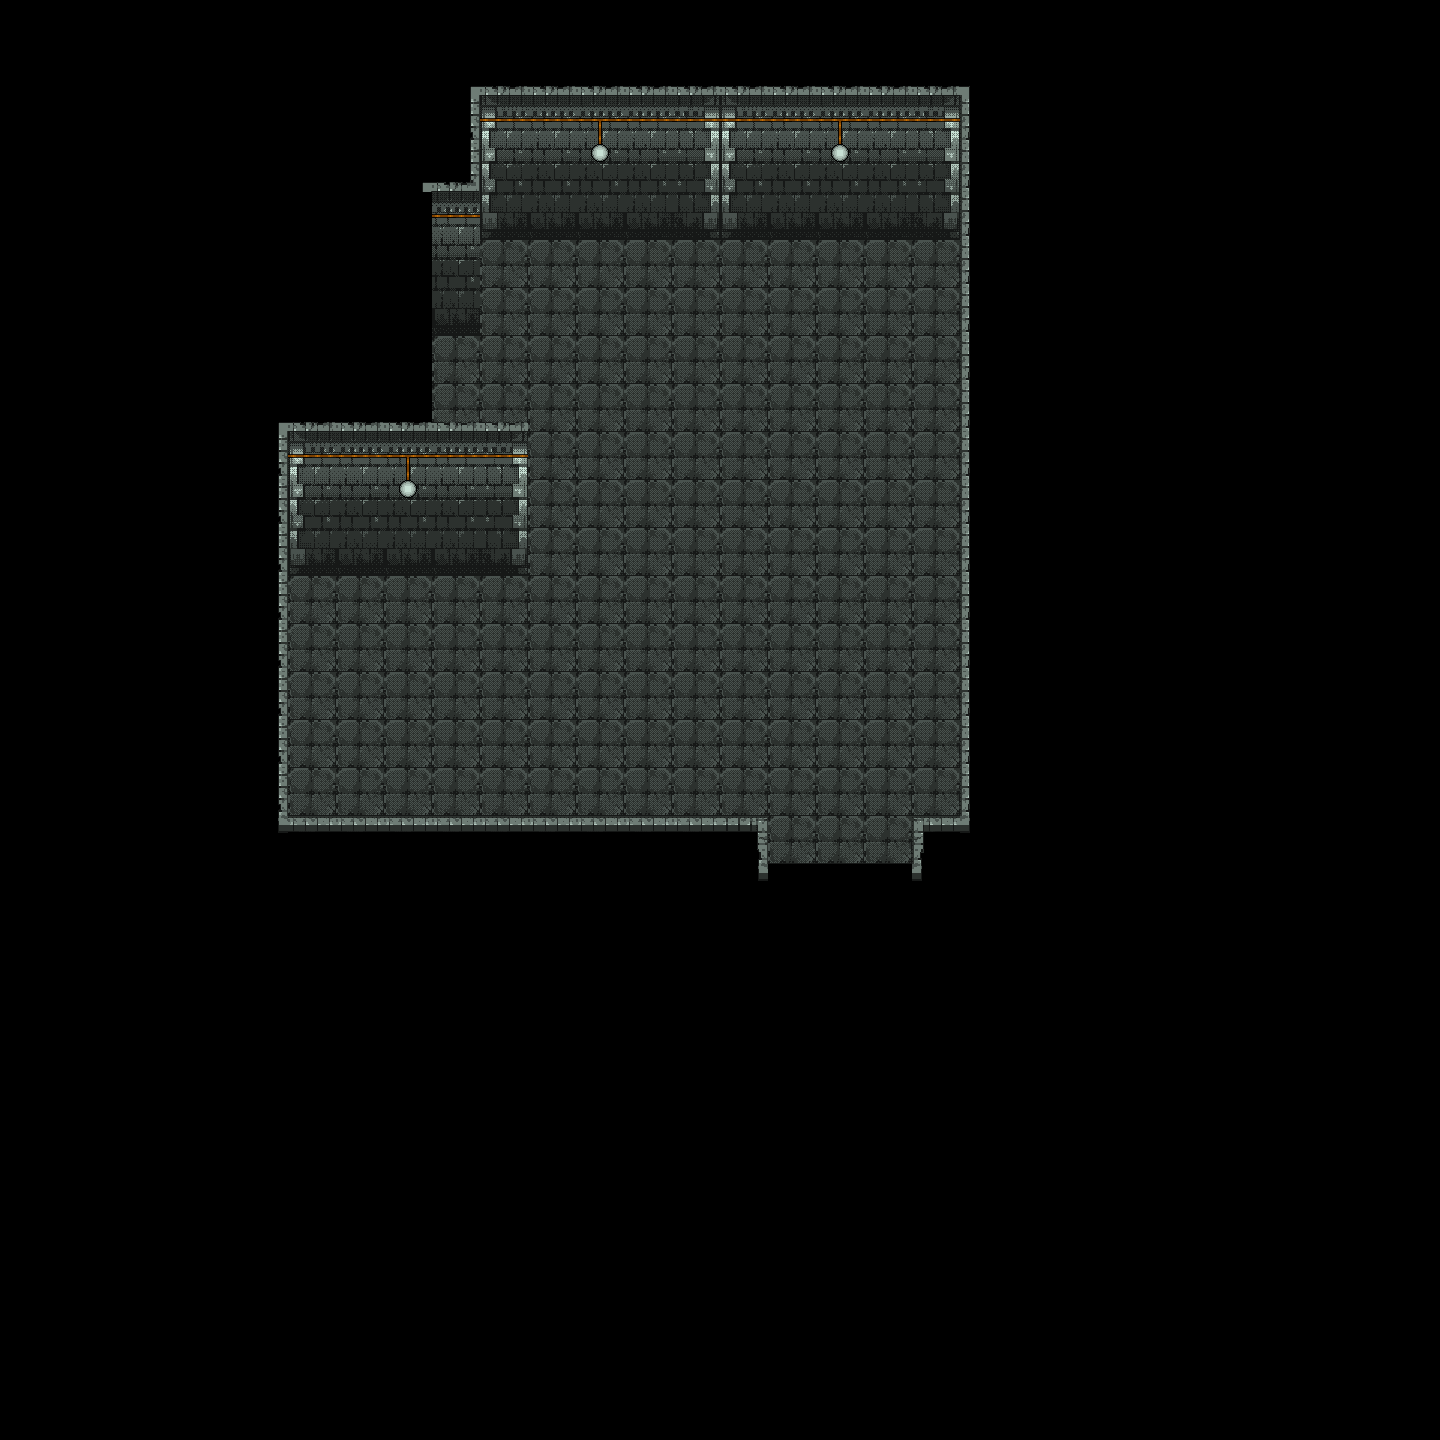

A level layout from a 2D game, rendered from its tile map. Below: a short description, then the map file with tile-grid data replaced by summaries:
An orthogonal 30x30 tile map with 48x48 px tiles, 5 tile layers (9_floor, 9_walls, 9_details, 9_lights, ...).

<map version="1.10" tiledversion="1.10.2" orientation="orthogonal" renderorder="right-down" width="30" height="30" tilewidth="48" tileheight="48" infinite="0" nextlayerid="6" nextobjectid="1">
 <tileset firstgid="1" source="../Tilesets/Katos_tiles_1.tsx" />
 <layer id="1" name="9_floor" width="30" height="30">
  <data>[900 cells, 145 non-empty, 1 distinct tile ids]</data>
 </layer>
 <layer id="2" name="9_walls" width="30" height="30">
  <data>[900 cells, 48 non-empty, 9 distinct tile ids]</data>
 </layer>
 <layer id="4" name="9_details" width="30" height="30">
  <data>[900 cells, 0 non-empty, 0 distinct tile ids]</data>
 </layer>
 <layer id="5" name="9_lights" width="30" height="30">
  <data>[900 cells, 19 non-empty, 3 distinct tile ids]</data>
 </layer>
 <layer id="3" name="9_enclosure" width="30" height="30">
  <data>[900 cells, 59 non-empty, 11 distinct tile ids]</data>
 </layer>
</map>